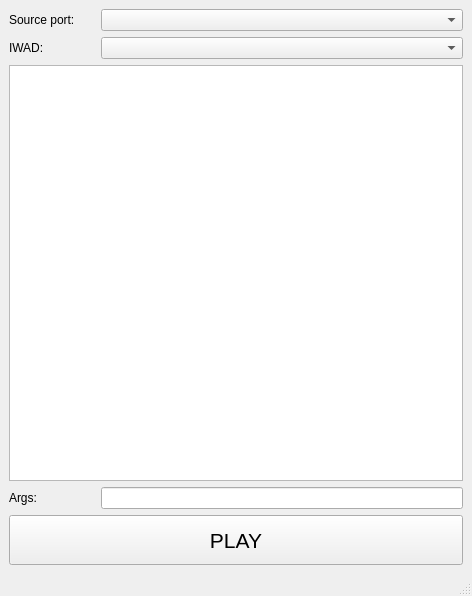
<?xml version="1.0" encoding="UTF-8"?>
<ui version="4.0">
 <class>MainWindow</class>
 <widget class="QMainWindow" name="MainWindow">
  <property name="geometry">
   <rect>
    <x>0</x>
    <y>0</y>
    <width>472</width>
    <height>596</height>
   </rect>
  </property>
  <property name="windowTitle">
   <string>qtDL</string>
  </property>
  <widget class="QWidget" name="centralwidget">
   <layout class="QGridLayout" name="gridLayout">
    <item row="8" column="0" colspan="5">
     <widget class="QPushButton" name="playButton">
      <property name="minimumSize">
       <size>
        <width>0</width>
        <height>50</height>
       </size>
      </property>
      <property name="font">
       <font>
        <pointsize>16</pointsize>
       </font>
      </property>
      <property name="text">
       <string>PLAY</string>
      </property>
     </widget>
    </item>
    <item row="1" column="0">
     <widget class="QLabel" name="iwadLabel">
      <property name="maximumSize">
       <size>
        <width>16777215</width>
        <height>16777215</height>
       </size>
      </property>
      <property name="text">
       <string>IWAD:</string>
      </property>
     </widget>
    </item>
    <item row="1" column="1" colspan="4">
     <widget class="QComboBox" name="iwadCombo"/>
    </item>
    <item row="0" column="1" colspan="4">
     <widget class="QComboBox" name="spCombo"/>
    </item>
    <item row="0" column="0">
     <widget class="QLabel" name="spLabel">
      <property name="maximumSize">
       <size>
        <width>16777215</width>
        <height>16777215</height>
       </size>
      </property>
      <property name="text">
       <string>Source port:</string>
      </property>
     </widget>
    </item>
    <item row="4" column="0" colspan="5">
     <widget class="QListWidget" name="modList">
      <property name="selectionMode">
       <enum>QAbstractItemView::SelectionMode::MultiSelection</enum>
      </property>
     </widget>
    </item>
    <item row="5" column="0">
     <widget class="QLabel" name="argsLabel">
      <property name="text">
       <string>Args:</string>
      </property>
     </widget>
    </item>
    <item row="5" column="1" colspan="4">
     <widget class="QLineEdit" name="argsEdit"/>
    </item>
   </layout>
  </widget>
  <widget class="QMenuBar" name="menubar">
   <property name="geometry">
    <rect>
     <x>0</x>
     <y>0</y>
     <width>472</width>
     <height>21</height>
    </rect>
   </property>
  </widget>
  <widget class="QStatusBar" name="statusbar"/>
 </widget>
 <resources/>
 <connections/>
</ui>
